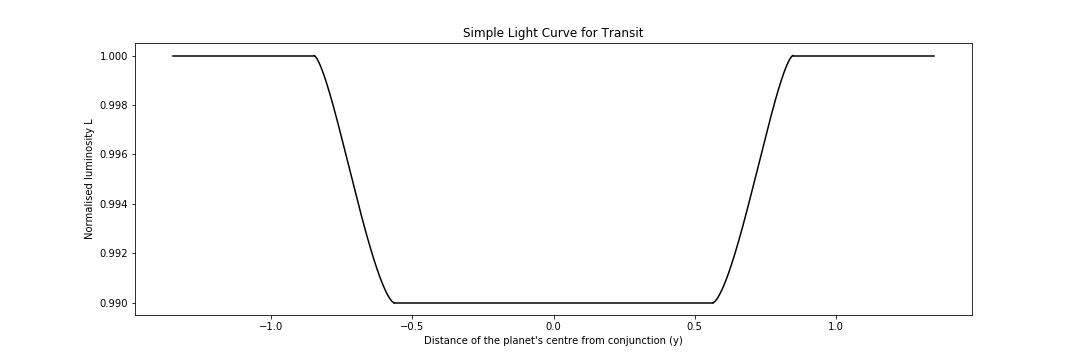

The script that saved this image:
# -*- coding: utf-8 -*-
"""
Created on Mon May 25 16:46:38 2020

@author: Administrator
"""


#Importing the required packages
import numpy as np
import matplotlib.pyplot as plt

#This program takes in tT(total transit duration), tF(transit duration with the
#planet disk fully superimposed on the stellar disk), d(transit depth), and
#R(stellar radius) as user inputs.
tT = float(input("Enter total transit duration:"))
tF = float(input("Enter tF:"))
d = float(input("Enter transit depth:"))
R = float(input("Enter stellar radius:"))

#Defining impact parameter b
b = np.sqrt(((1.0 - np.sqrt(d))**2 - (tF/tT)**2*(1.0 + np.sqrt(d))**2)/(1.0 - (tF/tT)**2))

#1st part of the light curve: When the planet is not projected on the stellar disk
y1 = np.linspace(-0.5 - R*np.sqrt((1.0 + np.sqrt(d))**2 - b**2), -R*np.sqrt((1.0 + np.sqrt(d))**2 - b**2), 500)
def L_1(y1, d, R):
    return np.ones(y1.size)
lum_1 = L_1(y1, d, R)

#2nd part of the light curve: Ingress
#The first element of the term array raised an error in the arccos function despite being
#equal to 1.000e00. So it was converted to integer form.
y2 = np.linspace(-R*np.sqrt((1.0 + np.sqrt(d))**2 - b**2), -R*np.sqrt((1.0 - np.sqrt(d))**2 - b**2), 500)
def L_2(y2, d, R):
    x = np.sqrt(y2**2/R**2 + b**2) - 1.0
    term = x/np.sqrt(d)
    term[0] = int(term[0])
    first = (d/np.pi)*np.arccos(term)
    second = (np.sqrt(d)/np.pi)*x*np.sqrt(abs(1.0 - x**2/d))
    return (-first + second + 1.0)
lum_2 = L_2(y2, d, R)

#3rd part of the light curve: When the planet is fully projected on the stellar disk
y3 = np.linspace(-R*np.sqrt((1.0 - np.sqrt(d))**2 - b**2), R*np.sqrt((1.0 - np.sqrt(d))**2 - b**2), 500)
def L_3(y3, d, R):
    return np.ones(y3.size)*(1 - d)
lum_3 = L_3(y3, d, R)

#4th part of the light curve: Egress
#The last element of the term array raised an error in the arccos function despite being
#equal to 1.000e00. So it was converted to integer form.
y4 = np.linspace(R*np.sqrt((1.0 - np.sqrt(d))**2 - b**2), R*np.sqrt((1.0 + np.sqrt(d))**2 - b**2), 500)
def L_4(y4, d, R):
    x = (1.0 - np.sqrt(y4**2/R**2 + b**2))
    term = x/np.sqrt(d)
    term[-1] = int(term[-1])
    first = (d/np.pi)*np.arccos(term)
    second = (np.sqrt(d)/np.pi)*x*np.sqrt(abs(1.0 - x**2/d))
    return (first - second + 1.0 - d)
lum_4 = L_4(y4, d, R)

#5th part of the light curve: When the planet has left the stellar disk
y5 = np.linspace(R*np.sqrt((1.0 + np.sqrt(d))**2 - b**2), R*np.sqrt((1.0 + np.sqrt(d))**2 - b**2) + 0.5, 500)
def L_5(y5, d, R):
    return np.ones(y5.size)
lum_5 = L_5(y5, d, R)

#plotting
fig = plt.figure(figsize = (15, 5))
plt.plot(y1, lum_1, 'k')
plt.plot(y2, lum_2, 'k')
plt.plot(y3, lum_3, 'k')
plt.plot(y4, lum_4, 'k')
plt.plot(y5, lum_5, 'k')
plt.xlabel("Distance of the planet's centre from conjunction (y)")
plt.ylabel("Normalised luminosity L")
plt.title("Simple Light Curve for Transit")
plt.savefig("Week_1.png")
plt.show()

'''OUTPUT:
Enter total transit duration:0.75

Enter tF:0.5

Enter transit depth:0.01

Enter stellar radius:1.0'''
